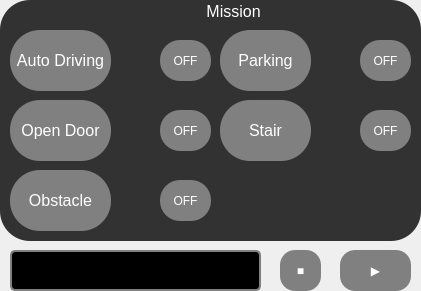
         <widget class="QFrame" name="frame_2">
          <property name="geometry">
           <rect>
            <x>660</x>
            <y>80</y>
            <width>421</width>
            <height>291</height>
           </rect>
          </property>
          <property name="styleSheet">
           <string notr="true"/>
          </property>
          <property name="frameShape">
           <enum>QFrame::NoFrame</enum>
          </property>
          <property name="frameShadow">
           <enum>QFrame::Raised</enum>
          </property>
          <widget class="QLineEdit" name="mode_ready">
           <property name="geometry">
            <rect>
             <x>10</x>
             <y>250</y>
             <width>251</width>
             <height>41</height>
            </rect>
           </property>
           <property name="styleSheet">
            <string notr="true">	color: white;
	background-color: black;
	border: 2px solid grey;
	border-radius: 5px;</string>
           </property>
          </widget>
          <widget class="QPushButton" name="Button_Start">
           <property name="geometry">
            <rect>
             <x>340</x>
             <y>250</y>
             <width>71</width>
             <height>41</height>
            </rect>
           </property>
           <property name="styleSheet">
            <string notr="true">	color: white;
	background-color: grey;

	border-radius: 15px;</string>
           </property>
           <property name="text">
            <string>▶</string>
           </property>
          </widget>
          <widget class="QPushButton" name="Button_All_stop">
           <property name="geometry">
            <rect>
             <x>280</x>
             <y>250</y>
             <width>41</width>
             <height>41</height>
            </rect>
           </property>
           <property name="styleSheet">
            <string notr="true">	color: white;
	background-color: grey;

	border-radius: 15px;</string>
           </property>
           <property name="text">
            <string>■</string>
           </property>
          </widget>
          <widget class="QGroupBox" name="Mission">
           <property name="geometry">
            <rect>
             <x>0</x>
             <y>0</y>
             <width>421</width>
             <height>241</height>
            </rect>
           </property>
           <property name="font">
            <font>
             <pointsize>12</pointsize>
            </font>
           </property>
           <property name="styleSheet">
            <string notr="true">color:white;
	background-color: rgb(50,50,50);
	border-radius: 30px;</string>
           </property>
           <property name="title">
            <string>                                              Mission</string>
           </property>
           <property name="alignment">
            <set>Qt::AlignLeading|Qt::AlignLeft|Qt::AlignVCenter</set>
           </property>
           <property name="flat">
            <bool>false</bool>
           </property>
           <widget class="QPushButton" name="Button_AutoDriving">
            <property name="geometry">
             <rect>
              <x>10</x>
              <y>30</y>
              <width>101</width>
              <height>61</height>
             </rect>
            </property>
            <property name="font">
             <font>
              <pointsize>12</pointsize>
             </font>
            </property>
            <property name="styleSheet">
             <string notr="true">	color: white;
	background-color: grey;
	border-radius: 30px;</string>
            </property>
            <property name="text">
             <string>Auto Driving</string>
            </property>
           </widget>
           <widget class="QPushButton" name="Button_Stair">
            <property name="geometry">
             <rect>
              <x>220</x>
              <y>100</y>
              <width>91</width>
              <height>61</height>
             </rect>
            </property>
            <property name="font">
             <font>
              <pointsize>12</pointsize>
             </font>
            </property>
            <property name="styleSheet">
             <string notr="true">	color: white;
	background-color: grey;
	border-radius: 30px;</string>
            </property>
            <property name="text">
             <string>Stair</string>
            </property>
           </widget>
           <widget class="QPushButton" name="Button_Parking">
            <property name="geometry">
             <rect>
              <x>220</x>
              <y>30</y>
              <width>91</width>
              <height>61</height>
             </rect>
            </property>
            <property name="font">
             <font>
              <pointsize>12</pointsize>
             </font>
            </property>
            <property name="styleSheet">
             <string notr="true">	color: white;
	background-color: grey;
	border-radius: 30px;</string>
            </property>
            <property name="text">
             <string>Parking</string>
            </property>
           </widget>
           <widget class="QPushButton" name="Button_Obstacle">
            <property name="geometry">
             <rect>
              <x>10</x>
              <y>170</y>
              <width>101</width>
              <height>61</height>
             </rect>
            </property>
            <property name="font">
             <font>
              <pointsize>12</pointsize>
             </font>
            </property>
            <property name="styleSheet">
             <string notr="true">	color: white;
	background-color: grey;
	border-radius: 30px;</string>
            </property>
            <property name="text">
             <string>Obstacle</string>
            </property>
           </widget>
           <widget class="QPushButton" name="Button_Door">
            <property name="geometry">
             <rect>
              <x>10</x>
              <y>100</y>
              <width>101</width>
              <height>61</height>
             </rect>
            </property>
            <property name="font">
             <font>
              <pointsize>12</pointsize>
             </font>
            </property>
            <property name="styleSheet">
             <string notr="true">	color: white;
	background-color: grey;
	border-radius: 30px;</string>
            </property>
            <property name="text">
             <string>Open Door</string>
            </property>
           </widget>
           <widget class="QLabel" name="state_label_1">
            <property name="geometry">
             <rect>
              <x>120</x>
              <y>40</y>
              <width>31</width>
              <height>41</height>
             </rect>
            </property>
            <property name="text">
             <string/>
            </property>
            <property name="pixmap">
             <pixmap>:/images/led-off.png</pixmap>
            </property>
           </widget>
           <widget class="QLabel" name="state_label_2">
            <property name="geometry">
             <rect>
              <x>120</x>
              <y>110</y>
              <width>31</width>
              <height>41</height>
             </rect>
            </property>
            <property name="text">
             <string/>
            </property>
            <property name="pixmap">
             <pixmap>:/images/led-off.png</pixmap>
            </property>
           </widget>
           <widget class="QLabel" name="state_label_3">
            <property name="geometry">
             <rect>
              <x>120</x>
              <y>180</y>
              <width>31</width>
              <height>41</height>
             </rect>
            </property>
            <property name="text">
             <string/>
            </property>
            <property name="pixmap">
             <pixmap>:/images/led-off.png</pixmap>
            </property>
           </widget>
           <widget class="QLabel" name="state_label_4">
            <property name="geometry">
             <rect>
              <x>320</x>
              <y>40</y>
              <width>31</width>
              <height>41</height>
             </rect>
            </property>
            <property name="text">
             <string/>
            </property>
            <property name="pixmap">
             <pixmap>:/images/led-off.png</pixmap>
            </property>
           </widget>
           <widget class="QLabel" name="state_label_5">
            <property name="geometry">
             <rect>
              <x>320</x>
              <y>110</y>
              <width>31</width>
              <height>41</height>
             </rect>
            </property>
            <property name="text">
             <string/>
            </property>
            <property name="pixmap">
             <pixmap>:/images/led-off.png</pixmap>
            </property>
           </widget>
           <widget class="QPushButton" name="Off_AutoDriving">
            <property name="geometry">
             <rect>
              <x>160</x>
              <y>40</y>
              <width>51</width>
              <height>41</height>
             </rect>
            </property>
            <property name="styleSheet">
             <string notr="true">	color: white;
	background-color: grey;

	border-radius: 20px;</string>
            </property>
            <property name="text">
             <string>OFF</string>
            </property>
           </widget>
           <widget class="QPushButton" name="Off_Door">
            <property name="geometry">
             <rect>
              <x>160</x>
              <y>110</y>
              <width>51</width>
              <height>41</height>
             </rect>
            </property>
            <property name="styleSheet">
             <string notr="true">	color: white;
	background-color: grey;

	border-radius: 20px;</string>
            </property>
            <property name="text">
             <string>OFF</string>
            </property>
           </widget>
           <widget class="QPushButton" name="Off_Obstacle">
            <property name="geometry">
             <rect>
              <x>160</x>
              <y>180</y>
              <width>51</width>
              <height>41</height>
             </rect>
            </property>
            <property name="styleSheet">
             <string notr="true">	color: white;
	background-color: grey;

	border-radius: 20px;</string>
            </property>
            <property name="text">
             <string>OFF</string>
            </property>
           </widget>
           <widget class="QPushButton" name="Off_Stair">
            <property name="geometry">
             <rect>
              <x>360</x>
              <y>110</y>
              <width>51</width>
              <height>41</height>
             </rect>
            </property>
            <property name="styleSheet">
             <string notr="true">	color: white;
	background-color: grey;

	border-radius: 20px;</string>
            </property>
            <property name="text">
             <string>OFF</string>
            </property>
           </widget>
           <widget class="QPushButton" name="Off_Parking">
            <property name="geometry">
             <rect>
              <x>360</x>
              <y>40</y>
              <width>51</width>
              <height>41</height>
             </rect>
            </property>
            <property name="styleSheet">
             <string notr="true">	color: white;
	background-color: grey;

	border-radius: 20px;</string>
            </property>
            <property name="text">
             <string>OFF</string>
            </property>
           </widget>
          </widget>
         </widget>
